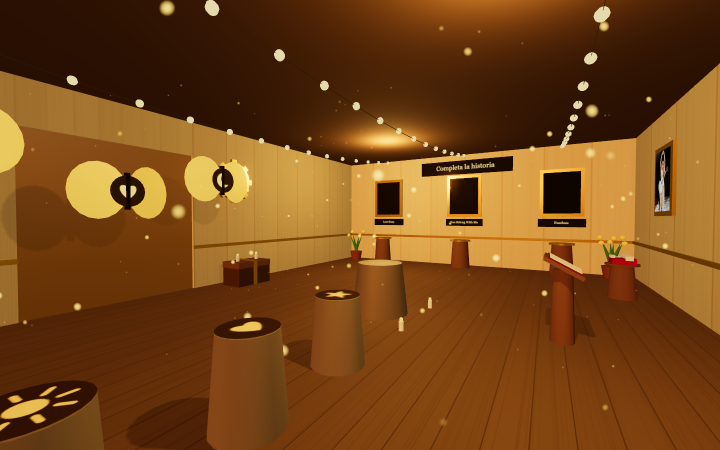
#> input picture output/propuesta-salas-2026-11-01/capturas/1-fearless-diagonal.png, 1440 x 900 px (shown at 1/2 size); its folder holds 4 pictures in this run
$ python crear-propuesta.py
#> lines starting #> are read from the running program, lines starting #| are printed output that depends on the picture
from pathlib import Path
from PIL import Image, ImageDraw, ImageFont
import html

root = Path(__file__).parent
rooms = [
 dict(name='Fearless',slug='fearless',tag='Un cuento dorado con materiales cálidos',colors=['#ead9b8','#a47342','#b38a43','#49301f'],actual='Paredes amarillas con líneas verticales, piso de tablas, techo marrón y pedestales casi del mismo tono. La luz y las partículas ya construyen la atmósfera; falta separar los materiales.',wall='Lino marfil o papel de fibra fina, conservando la división horizontal. Bajo ella, madera miel de veta suave.',floor='Roble cálido con tablas reconocibles, variación leve y juntas finas. Acabado mate, sin manchas que parezcan pistas.',objects='Latón cepillado en marcos y remates; madera más oscura en cofres; cuero granate y papel crema en el libro. Discos de símbolos limpios y contrastados.',keep='Mariposas, guirnaldas, libro central y posiciones de los tres pedestales.',priority='Piloto recomendado: permite fijar escala de texturas y contraste entre madera, papel y metal.'),
 dict(name='1989',slug='1989',tag='Nueva York: esmalte, concreto y neón',colors=['#243544','#a5c8d5','#ec76ad','#d7d8d0'],actual='Paneles azulados, ciudad ilustrada en ventanas, líneas rosa y cian y piso oscuro cuadriculado. El brillo intenso de algunos objetos aplana sus detalles.',wall='Concreto fino azul grisáceo y paneles de esmalte satinado. Mantener los marcos, ventanas y dibujos de ciudad existentes.',floor='Baldosas de terrazo grafito con grano pequeño y juntas discretas. Reflejos suaves; dejar el brillo más fuerte para el metal y el vidrio.',objects='Acero cepillado en parada y farola; pintura esmaltada en banco y cámara; papel realista en recortes. Neón cian y rosa como acento.',keep='Skyline, carteles, parada de bus y piezas de los acertijos.',priority='Segunda pasada: contrastar materiales fríos con la sala cálida de Fearless.'),
 dict(name='Reputation',slug='reputation',tag='Salón oscuro de poder y prensa',colors=['#171a1e','#a9adb0','#a68a49','#741f2e'],actual='Grandes abanicos dorados y franjas verdes dominan las paredes; piso negro con retícula dorada, trono rojo y espejos con letras. Se lee más dorada que oscura.',wall='Conservar el dibujo art déco, pero convertir el fondo en carbón y los abanicos en dorado viejo de bajo contraste. Filetes de peltre en lugar de verde saturado.',floor='Piedra negra satinada, veta muy escasa y juntas atenuadas. Los espejos con letras deben destacar sobre la piedra.',objects='Terciopelo vino en trono y cortinas, metal envejecido en estructura, serpientes de plata oscura con escamas finas. Periódicos marfil y negro con textura de tinta.',keep='Todos los espejos, letras, estados de acierto/error y superficie del espejo que se rompe.',priority='Mayor cambio de identidad: separar esta sala del dorado de Fearless sin reemplazar su arquitectura.'),
 dict(name='Lover',slug='lover',tag='Una caja de recuerdos en tonos pastel',colors=['#e9b7cf','#dce7e8','#c3b5d9','#f0e6d6'],actual='Damero rosa y blanco, paredes con corazones, arcoíris y nubes luminosas. El velo blanco y el brillo reducen la lectura de carteles y superficies.',wall='Papel mate de rosa empolvado y celeste, con nubes de acuarela muy tenues. Reducir la densidad de corazones alrededor de carteles.',floor='Conservar el damero, con baldosa cerámica satinada en rosa viejo y crema. Pequeña variación entre piezas, juntas cálidas y casi ningún reflejo puntual.',objects='Laca pastel en cofres y pedestales; detalles de nácar moderados. Corazones y arcoíris conservan exactamente sus colores de juego. Túnel con acabado de pintura sedosa.',keep='Orden y colores del acertijo, cofres, túnel de corazón, guirnaldas y arcoíris.',priority='Texturas y contraste deben revisarse juntos: el acabado mate por sí solo no resuelve la luz que quema blancos.'),
 dict(name='Folklore / Evermore',slug='folklore-evermore',tag='Bosque de cuento, tierra y estaciones',colors=['#354538','#826344','#c18043','#d4e0e7'],actual='Árboles de geometría facetada, troncos lisos y suelo pintado con manchas amplias. La entrada ya diferencia la tierra cálida y la nieve del lado invernal.',wall='En el perímetro, manchas verticales suaves de bosque oscuro; evitar un patrón de ladrillos o bloques reconocibles. Conservar el cielo y la niebla.',floor='Mezcla de tierra con hojas al oeste, musgo y tierra en el centro y nieve compactada al este. Bordes difuminados según los senderos existentes.',objects='Corteza vertical poco contrastada sobre troncos, madera de intemperie en la cabaña, hierro oscuro en faroles y hielo azulado en el lago. Mantener copas facetadas.',keep='Huellas, musgo que funciona como pista, rutas, cruces, nieblas, lago y símbolos de los faroles. No agregar huellas decorativas.',priority='Primero suelo y troncos. La textura puede mejorar las superficies, pero no elimina la silueta geométrica de las copas.'),
 dict(name='Midnights',slug='midnights',tag='Observatorio íntimo de medianoche',colors=['#141329','#343358','#a7a9c1','#ba9b55'],actual='Espacio nocturno amplio con gran reloj inscrito en el piso, cielo estrellado, esfera reflectante y estaciones laterales. La decoración se concentra en azul, violeta y oro.',wall='Tejido jacquard azul tinta, con el rombo actual mucho más tenue. Detalles de latón envejecido y cortinas de terciopelo ciruela.',floor='Piedra azul noche con grano fino, sin añadir vetas que compitan con el gran reloj. Conservar números, marcas y posición del anillo como capa independiente.',objects='Nogal oscuro para escritorio y muebles, tejido visible en alfombra y asientos, metal plateado para esfera y latón en relojes. Brillo selectivo en los objetos de interés.',keep='Cielo, reloj del suelo, relojes interactivos, tablero, constelaciones, portal y estados de los acertijos.',priority='Revisión final: que el detalle material aparezca cerca y la lectura del reloj se mantenga desde la entrada.'),
]

intro = '''# Propuesta de retexturizado — The Eras Escape

Fecha: 1 de noviembre de 2026. Basada en 18 capturas nuevas del juego local: entrada, diagonal y contraplano de cada una de sus seis salas. Las capturas usan la escena, iluminación y posprocesado actuales, sin sustituir materiales. La cámara se posicionó para inspección; no constituye una prueba de recorrido ni de resolución de acertijos.

## Dirección recomendada

**Seis eras, seis familias de materiales, una misma calidad artesanal.** Mantener el estilo de cuento y la geometría sencilla del juego; sumar textura creíble a escala humana, desgaste discreto y contraste entre superficies mates y brillantes. Buscar un resultado estilizado y táctil, compatible con los objetos actuales.

La separación principal sería: Fearless cálida y dorada; 1989 urbana y fría; Reputation oscura y metálica; Lover pastel y cerámica; Folklore/Evermore orgánica y estacional; Midnights azul tinta y textil.

## Alcance

Retexturizar paredes, pisos, techos y objetos existentes. Conservar distribución, colisiones, objetos, imágenes de álbumes, textos, símbolos y reglas de los acertijos. La lámina generada, si se incluye, es una interpretación conceptual y no un render implementado.

Las capturas también muestran resplandores fuertes en 1989 y Lover. Ajustar localmente esas emisiones sería una tarea complementaria: cambiar texturas no basta para recuperar detalle en zonas sobreexpuestas. Evitar cambios globales de exposición que alteren todas las salas.
'''

md = [intro]
for i,r in enumerate(rooms,1):
 md.append(f"\n## {i}. {r['name']} — {r['tag']}\n\n![Captura actual de {r['name']}](capturas/{i}-{r['slug']}-diagonal.png)\n\n**Lo observado.** {r['actual']}\n\n**Paredes.** {r['wall']}\n\n**Piso.** {r['floor']}\n\n**Objetos.** {r['objects']}\n\n**Conservar.** {r['keep']}\n\n**Prioridad.** {r['priority']}\n\n**Paleta orientativa:** {', '.join(r['colors'])}.\n")
md.append('''
## Preparación de materiales

- Usar textura de color, relieve suave y variación de rugosidad donde aporten una diferencia visible. Papel, piedra, cerámica y madera no deben comportarse como metal.
- Preparar texturas repetibles de 1024 px; reservar 2048 px para superficies protagonistas cercanas si la prueba de rendimiento lo permite. Son objetivos de producción, no mediciones del juego.
- Ajustar la escala por material: tablas de unos 15–20 cm de ancho, baldosas de 40–60 cm y fibras de papel apenas visibles de cerca. Validar en la cámara real antes de extender el material.
- Reutilizar una pequeña biblioteca de madera, piedra, metal y tejido, con variantes por era. Mantener los materiales compartidos de árboles y otros objetos repetidos.
- Separar bases decorativas de letras, símbolos, huellas, colores y marcas de juego. Las nuevas texturas no deben inventar pistas ni ocultar las existentes.
- En el bosque, combinar la distribución actual de estaciones con detalle repetible; una sola imagen ampliada sobre todo el terreno pierde definición de cerca.

## Orden de ejecución propuesto

1. **Fearless como sala piloto:** pared, piso y un pedestal. Comparar las mismas tres cámaras antes/después y fijar el nivel de detalle.
2. **Reputation y Lover:** dar identidad oscura a la primera y recuperar contraste en la segunda. Revisar las letras y los colores de sus acertijos.
3. **1989 y Midnights:** introducir contraste entre piedra, metal, laca y tejido sin volver todo reflectante.
4. **Folklore/Evermore:** trabajar terreno y corteza por estación; revisar cada pista y transición de camino en un recorrido real.

## Criterios para considerar aprobada una sala

- Desde la entrada se reconoce la era y se identifica el objeto principal.
- A la distancia normal de interacción se leen textos, letras, símbolos y colores.
- No se ven costuras evidentes, estiramientos ni patrones repetidos demasiado grandes.
- Los materiales tienen una escala consistente y conservan detalle bajo la luz existente.
- Los cambios no introducen pistas falsas ni alteran estados visuales de los acertijos.
- Comparar rendimiento con las mismas cámaras y condiciones antes/después; todavía no se midió el costo de materiales nuevos.

## Entregables de esta revisión

- `capturas/`: 18 imágenes nuevas a 1440 × 900.
- `registro.json`: cámaras, límites de salas y errores de ejecución observados durante la captura.
- `estado-actual.jpg`: lámina de referencia con una captura de cada sala.
- `propuesta.html`: informe navegable con las tres vistas de cada sala y paletas.
- `propuesta.md`: este documento.

Esta entrega es una propuesta; no se aplicaron cambios al juego.
''')
(root/'propuesta.md').write_text('\n'.join(md),encoding='utf-8')

font=ImageFont.truetype('C:/Windows/Fonts/arial.ttf',28)
board=Image.new('RGB',(1920,1320),'#12121a'); d=ImageDraw.Draw(board)
#> after `board = Image.new('RGB', (1920, 1320), '#12121a')`:
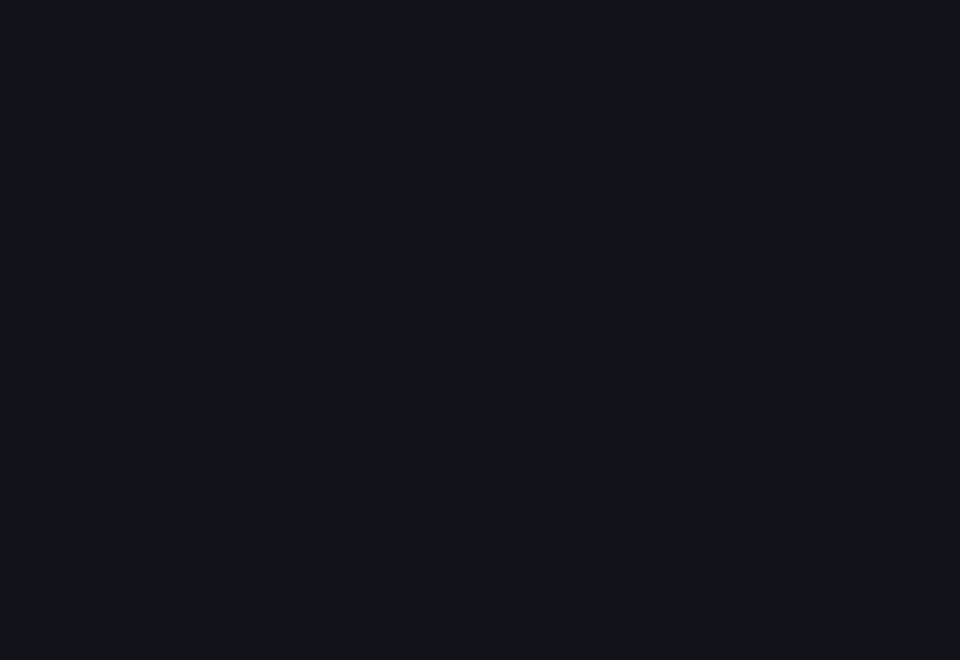
#> board: PIL image 1920x1320 RGB (shown at 1/2 size); mean R, G, B 18, 18, 26
for i,r in enumerate(rooms):
 x=(i%2)*960;y=(i//2)*440
 file=root/'capturas'/f"{i+1}-{r['slug']}-diagonal.png"
 if r['slug']=='folklore-evermore': file=root/'capturas'/f"{i+1}-{r['slug']}-entrada.png"
 shot=Image.open(file).convert('RGB');shot.thumbnail((944,380))
#> further down, shot is the input picture: PIL image 1440x900 RGB; mean R, G, B 118.1, 70.3, 23.3
#> after `shot.thumbnail((944, 380))`:
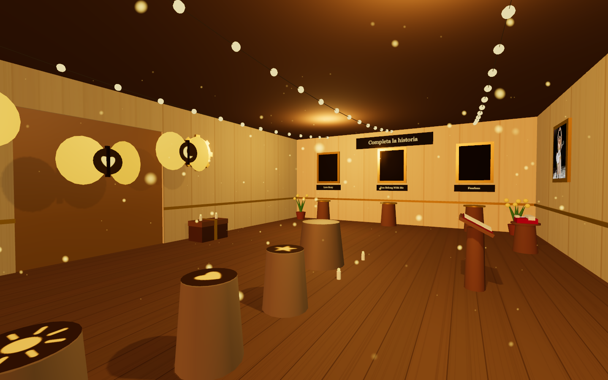
#> shot: PIL image 608x380 RGB; mean R, G, B 118.1, 70.3, 23.3
 board.paste(shot,(x+8+(944-shot.width)//2,y+48))
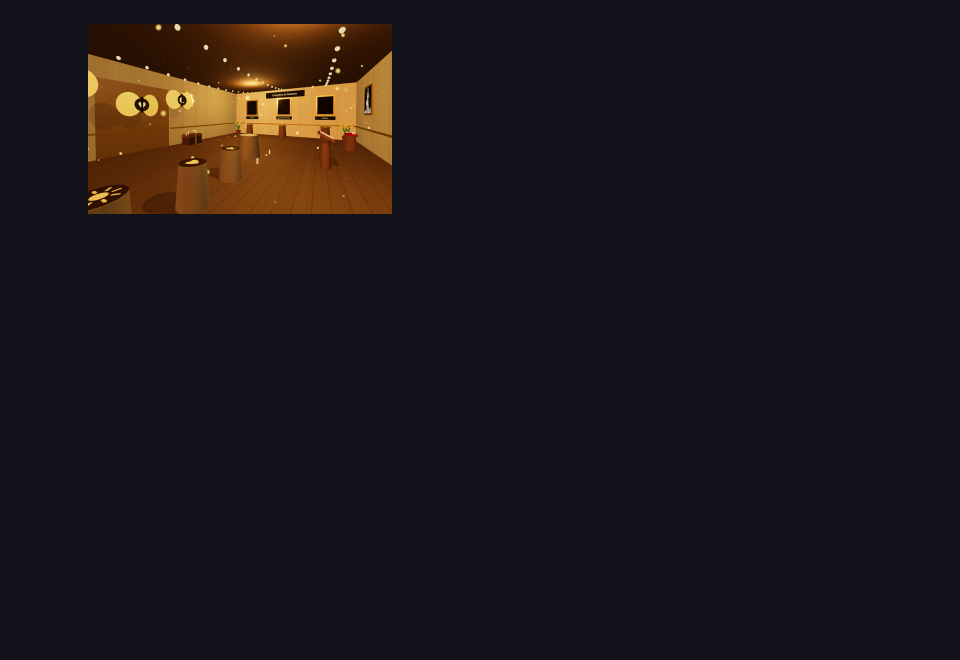
#> board: PIL image 1920x1320 RGB (shown at 1/2 size); mean R, G, B 27.1, 22.8, 25.8
#> (the run stopped early here; a loop or call above may not have finished)
